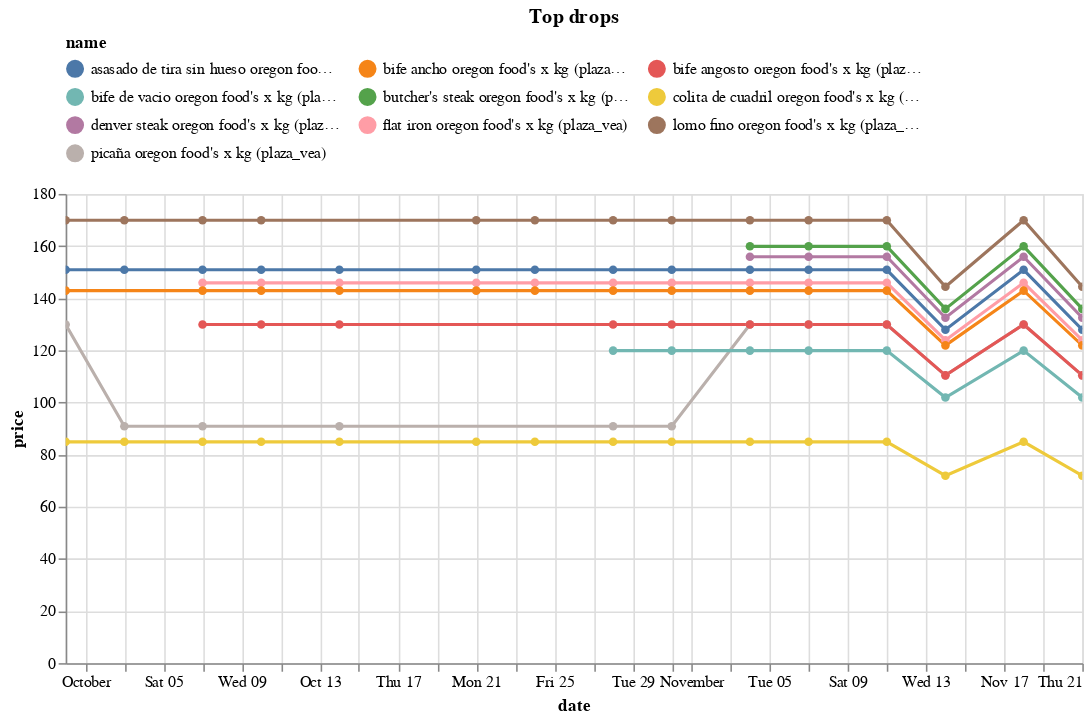

The cell this chart's notebook holds for it:
### Code cell
(top_changes_abs
 .sort_values('change')
 .head(10)
 .pipe(plot_changes, 'Top drops')
)
